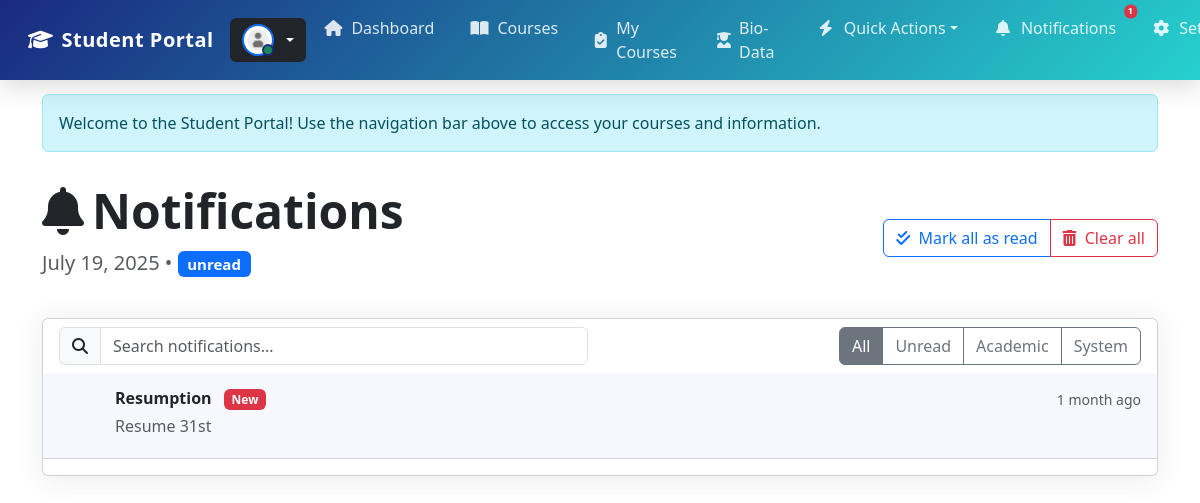
/student-notifications/, run on an earlier commit of the app's database.
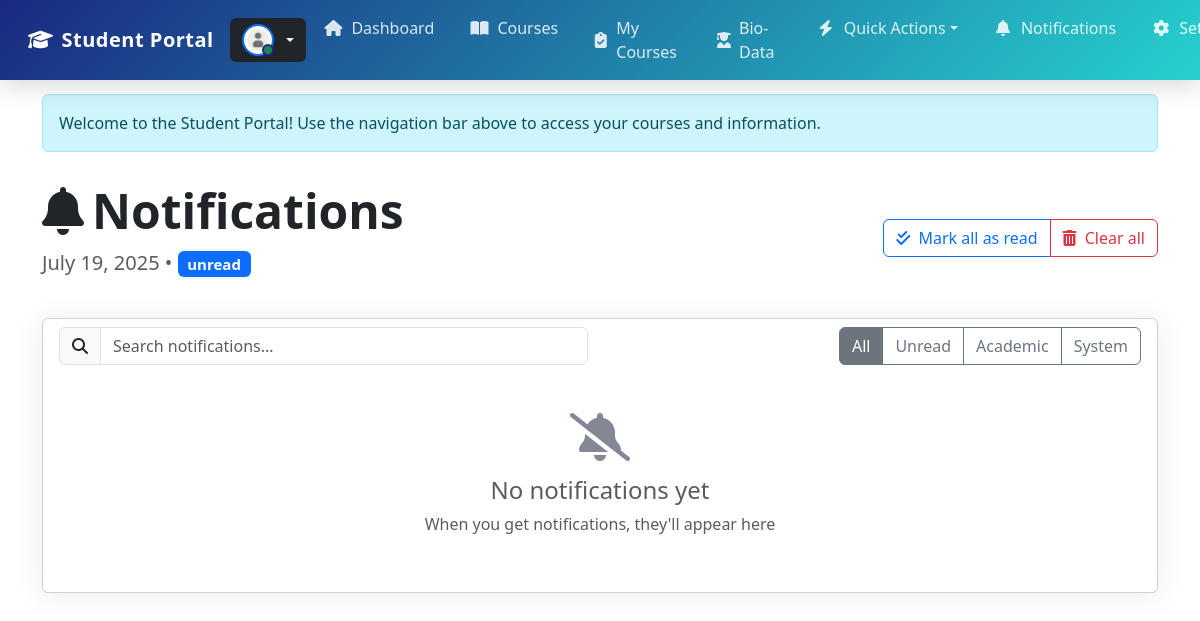
And on a later commit of the database.
### portal/models.py (models this page shows, shortened)
class Notification(models.Model):
    title = models.CharField(max_length=100)
    message = models.CharField(max_length=10000)
    created_at = models.DateTimeField(default=now, editable=True)

### portal/views.py (the view)
# urls.py: path('student-notifications/', views.Notification_Page, name='notifications'),
def Notification_Page(request):
    user = request.user
    notifications = Notification.objects.all()
    student = Student.objects.filter(application_number=user.username).first()
    screening = Screening.objects.filter(student=student).first()
    context = {
        'notifications':notifications,
        'student':student,
        'screening': Screening,
        'screening_status': screening.status if screening else None,
    }
    return render(request, 'notification.html', context)

### portal/templates/notification.html (shortened to what the changed rows need)
{% load static %}
<!DOCTYPE html>
<html lang="en">
<head>
    <link rel="stylesheet" href="https://cdn.jsdelivr.net/npm/bootstrap@5.3.0/dist/css/bootstrap.min.css">
    <link rel="stylesheet" href="https://cdnjs.cloudflare.com/ajax/libs/font-awesome/6.4.0/css/all.min.css">
    <link rel="stylesheet" href="{% static 'portal/css/notification.css' %}">
</head>
<body>
    {% include 'navbar.html' %}
    <div class="container dashboard-container">
        <div class="row mb-4 align-items-center">
            <div class="col-md-8">
                <h1 class="display-5 fw-bold text-gray-800">
                    <i class="fas fa-bell me-2"></i>Notifications
                </h1>
            </div>
        </div>
        <div class="card notification-card">
            <div class="card-body py-2">
                <div class="row align-items-center">
                </div>
            </div>
            <div class="card-body p-0">
                {% if notifications %}
                <div class="list-group list-group-flush" id="notifications-list">
                    {% for notification in notifications %}
                    <a href="{% url 'notification_page' notification.id %}"
                       class="list-group-item list-group-item-action py-3 notification-item {% if not notification.read %}unread{% endif %}"
                       data-category="{{ notification.category }}"
                       data-read="{{ notification.read|yesno:'True,False' }}"
                       data-id="{{ notification.id }}">
                        <div class="d-flex">
                            <div class="flex-shrink-0 me-3">
                                <div class="icon-md rounded-circle bg-{{ notification.category }} text-white d-flex align-items-center justify-content-center">
                                </div>
                            </div>
                            <div class="flex-grow-1">
                                <div class="d-flex justify-content-between align-items-start">
                                    <h6 class="mb-1 {% if not notification.read %}fw-bold{% endif %}">
                                        {{ notification.title }}
                                        {% if not notification.read %}
                                        <span class="badge bg-danger ms-2">New</span>
                                        {% endif %}
                                    </h6>
                                    <small class="text-muted">{{ notification.created_at|timesince }} ago</small>
                                </div>
                                <p class="mb-1 text-muted">{{ notification.message|truncatechars:120 }}</p>
                            </div>
                        </div>
                    </a>
                    {% endfor %}
                </div>
                {% else %}
                <div class="empty-state">
                    <i class="fas fa-bell-slash"></i>
                    <h4 class="text-muted">No notifications yet</h4>
                    <p class="text-muted">When you get notifications, they'll appear here</p>
                </div>
                {% endif %}
            </div>
            {% if notifications %}
            <div class="card-footer bg-transparent">
            </div>
            {% endif %}
        </div>
    </div>
</body>
</html>

What changed in the data, as far as the page shows it:
removed Notification: title "Resumption", created_at "1 month", message "Resume 31st"
Also different on the page:
{{ notifications.count }}: "1" → (not shown)
text now shown: "No notifications yet When you get notifications, they'll appear here"
